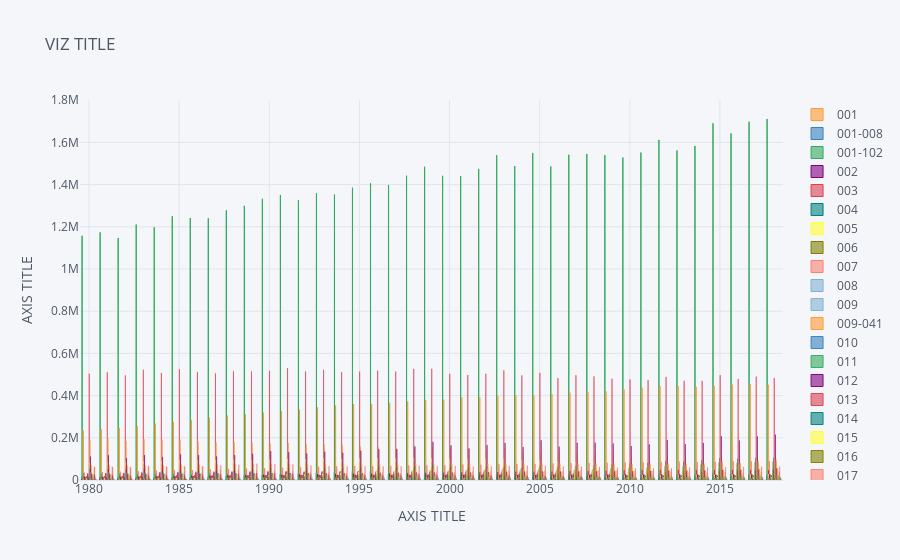

Notebook cell for this chart:
### Code cell
dataset.iplot(kind='bar',
                  x='Periodo',
                  xTitle='AXIS TITLE',
                  yTitle='AXIS TITLE',
                  title='VIZ TITLE')
